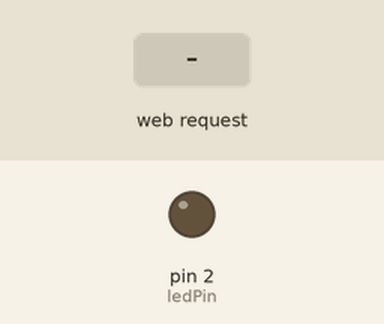
The sketch below on a simulated Arduino Leonardo, built for the host (arithmetic inside an expression is 32-bit, double 64-bit). Parts: output pins drawn as LEDs (lit = HIGH). The inputs (shaded band) are chosen by the test bench. WiFi joins after 1.5 s; servers stay silent unless stated; what the sketch prints to the serial monitor is not drawn.

Above: at 1.2 s.
1.3 s: HTTP request GET /?status=ON received
At 1.9 s:
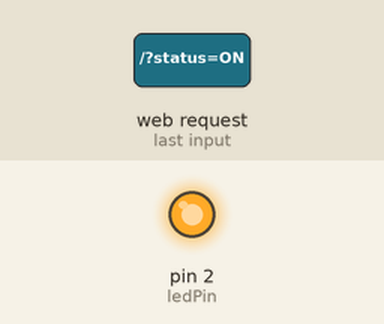
2.8 s: HTTP request GET /?status=OFF received
At 4.2 s:
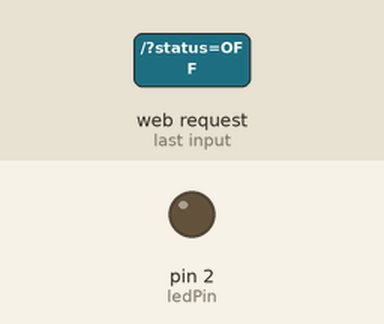
Timing chart, 0 to 5.8 s (numbered marks = the images above; inputs shaded):
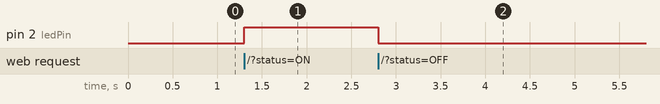

Measured:
- after the input at 1.3 s, pin 2 (ledPin): LOW → HIGH at once
- after the input at 2.8 s, pin 2 (ledPin): HIGH → LOW at once

The sketch:

MicroduinoW5500Eleven.ino
```cpp
#include <SPI.h>
#include <Ethernet.h>

#define buffer_NUM 200

// Enter a MAC address and IP address for your controller below.
// The IP address will be dependent on your local network:
byte mac[] = {0xDE, 0xAD, 0xBE, 0xEF, 0xFE, 0xED};
IPAddress ip(192,168,199,123);
IPAddress gateway(192,168,199, 1);
IPAddress subnet(255, 255, 255, 0);

// Initialize the Ethernet server library
// with the IP address and port you want to use
// (port 80 is default for HTTP):
EthernetServer server(80);
// listen for incoming clients
EthernetClient client;

byte buffer[buffer_NUM];

const int ledPin = 2;
boolean ledStatus;
char* on = "ON";
char* off = "OFF";
char* statusLabel;
char* buttonLabel;


void setup() {
 // Open serial communications and wait for port to open:
  Serial.begin(115200);
   while (!Serial) {
    ; // wait for serial port to connect. Needed for Leonardo only
  }


  // start the Ethernet connection and the server:
  Ethernet.begin(mac, ip, gateway, subnet);
  server.begin();
  Serial.print("server is at ");
  Serial.println(Ethernet.localIP());

  pinMode(ledPin, OUTPUT);
  digitalWrite(ledPin, LOW);
  ledStatus = false;
}


void loop() {
  word len;
  // listen for incoming clients
  client = server.available();
  if (client) {
    Serial.println("new client");
    // an http request ends with a blank line
    boolean currentLineIsBlank = true;
    while (client.connected()) {
      if (client.available()) {
        char c = client.read();
        buffer[len] = c;
        len++;

        if (c == '\n' && currentLineIsBlank) {
          Ethernet_data();
          Ethernet_post();
          break;
        }
        if (c == '\n') {
          // you're starting a new line
          currentLineIsBlank = true;
        }
        else if (c != '\r') {
          // you've gotten a character on the current line
          currentLineIsBlank = false;
        }
      }
    }
    len=0;
    for(int i=0; i<buffer_NUM; i++)
      Serial.write(buffer[i]);
    // give the web browser time to receive the data
    delay(1);
    // close the connection:
    client.stop();
    Serial.println("client disonnected");
  }
}


boolean Ethernet_data()
{

  if(strstr((char *)buffer, "GET /?status=ON") != 0) {
    Serial.println("Received ON command");
    ledStatus = true;
  }
  if(strstr((char *)buffer, "GET /?status=OFF") != 0) {
    Serial.println("Received OFF command");
    ledStatus = false;
  }
  if(ledStatus) {
    digitalWrite(ledPin, HIGH);
    statusLabel = on;
    buttonLabel = off;
  } else {
    digitalWrite(ledPin, LOW);
    statusLabel = off;
    buttonLabel = on;
  }
}


void Ethernet_post()
{

  static char buf[100];

  client.println("HTTP/1.0 200 OK");
  client.println("Content-Type: text/html\r\nPragma: no-cache\r\n");
  client.println("<html><head><title>WebLed</title></head>");
  sprintf(buf, "<body>LED Status: %s <a href=\"/?status=%s\"><input type=\"button\" value=\"%s\"></a></body></html>", statusLabel, buttonLabel, buttonLabel);
  client.println(buf);
  for(int i=0; i<100; i++){
    buf[i]=NULL;
  }

}
```
